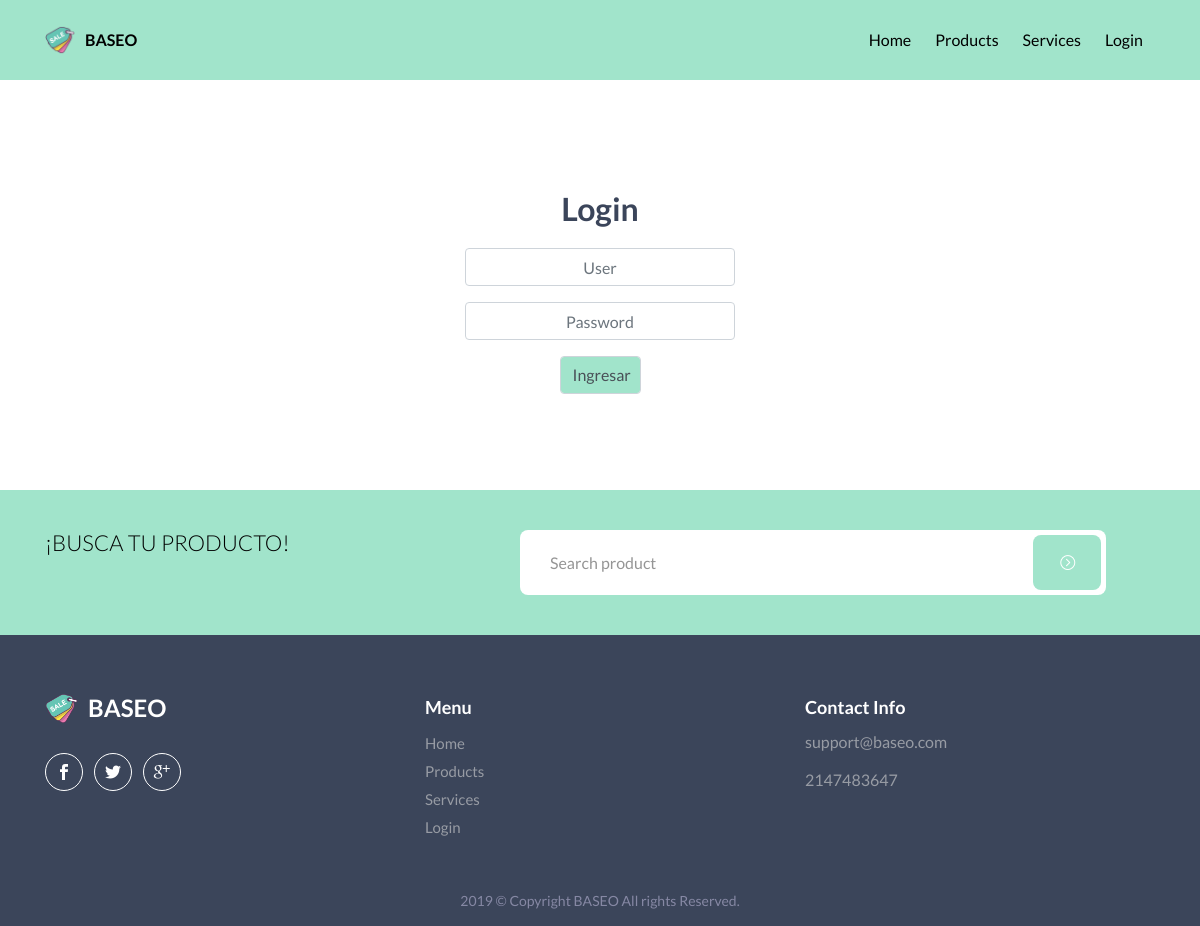
The page /index.php/login on the database its author committed.
### tables this page shows
CREATE TABLE `baseo_oficial` (
  `id` int(11) NOT NULL AUTO_INCREMENT,
  `correo_contact` varchar(100) DEFAULT NULL,
  `cel_contact` int(11) DEFAULT NULL,
  `logo` varchar(255) DEFAULT NULL,
  `nombre` varchar(60) DEFAULT NULL,
  `abreviacion` varchar(15) DEFAULT NULL,
  `nav_bg` varchar(10) DEFAULT NULL,
  `op1` varchar(30) DEFAULT NULL,
  `op2` varchar(30) DEFAULT NULL,
  `op3` varchar(30) DEFAULT NULL,
  `op4` varchar(30) DEFAULT NULL,
  `color` varchar(10) DEFAULT NULL,
  `fuente` varchar(100) DEFAULT NULL,
  `size` int(11) DEFAULT NULL,
  `search` varchar(50) DEFAULT NULL,
  `ban_1_title` varchar(255) DEFAULT NULL,
  `ban_1_text` text,
  `ban_1_url_vid` varchar(255) DEFAULT NULL,
  `ban_1_url_img` varchar(255) DEFAULT NULL,
  `ban_2_title` varchar(255) DEFAULT NULL,
  `ban_2_text` text,
  `ban_2_url_img` varchar(255) DEFAULT NULL,
  `sec_text` varchar(255) DEFAULT NULL,
  PRIMARY KEY (`id`)
);

### application/controllers/Login.php (called while the page is built, shortened)
<?php
class Login extends CI_Controller {
  function __construct(){
    $this->load->model('model_header');
    $this->load->model('model_login');
  }
  public function index()
  {
    $header['head']=$this->model_header->consultOficial(1);
    $this->load->view('header',$header);
    $this->load->view('view_Login',$header);
    $this->load->view('footer',$header);
  }
}

### index.php (called while the page is built, shortened)
<?php
require_once BASEPATH.'core/CodeIgniter.php';

### application/models/Model_header.php (called while the page is built, shortened)
<?php
class Model_header extends CI_Model {
  public function consultOficial($id){
    $sql="SELECT * FROM baseo_oficial WHERE id='$id'";
    $query=$this->db->query($sql);
    return $query->row();
  }
}

### application/views/view_login.php (the view, shortened to what this page needs)
<!DOCTYPE html>
<html lang="en">
<head>
</head>
<body data-spy="scroll" data-target=".navbar-default" data-offset="100">
  <section id="home" class="hero">
    <div class="slide-home">
      <div class="slide-item">
        <div class="container">
          <div class="row hero-padd">
            <div class="col-md-6 col-12 col-sm-6 ml-auto mr-auto">
              <div class="hero-text">
                <center><h2>Login</h2></center>
                <form action="<?= base_url(); ?>index.php/login/validar" method="post">
                  <div class="form-group">
                    <center><input style="width:50%;text-align: center" type="text" name="user" class="form-control" placeholder="User" required></center>
                  </div>
                  <div class="form-group">
                    <center><input style="width:50%;text-align: center" type="password" name="pass" class="form-control" placeholder="Password" required></center>
                  </div>
                  <div class="form-group">
                    <center><input type="submit" class="form-control" value="Ingresar" style="width:15%;background-color: <?= $head->nav_bg; ?>"></center>
                  </div>
                </form>
              </div>
            </div>
          </div>
        </div>
      </div>
    </div>
  </section>
</body>
</html>

### application/views/header.php (shortened to what this page needs)
<!DOCTYPE html>
<html lang="en" dir="ltr">
<head>
  <link rel="stylesheet" href="https://stackpath.bootstrapcdn.com/bootstrap/4.3.1/css/bootstrap.min.css">
  <link rel="stylesheet" href="<?= base_url(); ?>assets/css/bootstrap.min.css">
  <link rel="stylesheet" href="<?= base_url(); ?>assets/css/elegant-icons.css">
  <link rel="stylesheet" href="<?= base_url(); ?>assets/css/animate.css">
  <link rel="stylesheet" href="<?= base_url(); ?>assets/css/slick.css">
  <link rel="stylesheet" href="<?= base_url(); ?>assets/css/magnific-popup.css">
  <link rel="stylesheet" href="<?= base_url(); ?>assets/css/style.css">
  <link rel="stylesheet" href="<?= base_url(); ?>assets/css/responsive.css">
</head>
<body>
  <header class="navbar-header">
    <nav class="navbar navbar-expand-lg fixed-top" style="background-color:<?= $head->nav_bg; ?>">
      <div class="container" style="background-color:<?= $head->nav_bg; ?>">
        <a class="navbar-brand" href="<?= base_url(); ?>"> <img src="<?= base_url().$head->logo; ?>" alt="">
          <span style="font-size: <?= $head->size; ?>px;font-family: <?= $head->fuente; ?>;color:<?= $head->color; ?>"><?= $head->abreviacion; ?></span>
        </a>
        <div class="collapse navbar-collapse " id="navbarSupportedContent">
          <ul class="navbar-nav ml-auto" style="background-color:<?= $head->nav_bg; ?>">
            <li class="nav-item active">
              <a data-scroll="" class="nav-link section-scroll" href="<?= base_url(); ?>"><span style="font-size: <?= $head->size; ?>px;font-family: <?= $head->fuente; ?>;color:<?= $head->color; ?>"><?= $head->op1; ?></span></a>
            </li>
            <li class="nav-item">
              <a data-scroll="" class="nav-link section-scroll" href="<?= base_url(); ?>index.php/productos"><span style="font-size: <?= $head->size; ?>px;font-family: <?= $head->fuente; ?>;color:<?= $head->color; ?>"><?= $head->op2; ?></span></a>
            </li>
            <li class="nav-item">
              <a data-scroll="" class="nav-link section-scroll" href="<?= base_url(); ?>index.php/servicios"><span style="font-size: <?= $head->size; ?>px;font-family: <?= $head->fuente; ?>;color:<?= $head->color; ?>"><?= $head->op3; ?></span></a>
            </li>
            <li class="nav-item">
              <a data-scroll="" class="nav-link section-scroll" href="<?= base_url(); ?>index.php/login"><span style="font-size: <?= $head->size; ?>px;font-family: <?= $head->fuente; ?>;color:<?= $head->color; ?>"><?= $head->op4; ?></span></a>
            </li>
          </ul>
        </div>
      </div>
    </nav>
  </header>
</body>
</html>

### application/views/footer.php (shortened to what this page needs)
<!DOCTYPE html>
<html lang="en" dir="ltr">
  <head>
  </head>
  <body>
    <footer class="footer" >
      <div class="footer-warpper">
        <section class="padd-40 bg-color-2" style="background-color: <?= $head->nav_bg; ?>">
          <div class="container">
            <div class="row">
              <div class="col-md-5 col-lg-5 col-12">
                <div class="quote-bloc">
                  <p style="color:<?= $head->color; ?>"><?= $head->sec_text; ?></p>
                </div>
              </div>
              <div class="col-md-7 col-lg-7 col-12">
                <form class="form-quote">
                  <div class="form-row">
                    <div class="form-group pd-rg-0 col-md-11 col-lg-11">
                      <div class="input-icon">
                        <input type="email" class="form-control" placeholder="<?= $head->search; ?>">
                        <button class="btn btn-blue-1" style="background-color: <?= $head->nav_bg; ?> ; color: <?= $head->color; ?>"><i class="arrow_carrot-right_alt2"></i></button>
                      </div>
                    </div>
                  </div>
                </form>
              </div>
            </div>
          </div>
        </section>
        <div class="footer-top">
          <div class="container">
            <div class="footer-bottom-content clearfix">
              <div class="row">
                <div class="col-lg-4 col-md-4">
                  <div class="logo-footer">
                    <a class="navbar-brand" href="<?= base_url(); ?>"> <img src="<?= base_url().$head->logo; ?>" alt=""><span><?= $head->abreviacion; ?></span></a>
                  </div>
                  <ul class="list-social list-inline">
                    <li>
                      <a href="#">
                        <i class="social_facebook "></i>
                      </a>
                    </li>
                    <li>
                      <a href="#">
                        <i class="social_twitter "></i>
                      </a>
                    </li>
                    <li>
                      <a href="#">
                        <i class="social_googleplus "></i>
                      </a>
                    </li>
                  </ul>
                </div>
                <div class="col-lg-4 col-md-4">
                  <h5>Menu</h5>
                  <ul class="list-menu">
                    <li>
                      <a href="<?= base_url(); ?>"><?= $head->op1; ?> </a>
                    </li>
                    <li>
                      <a href="<?= base_url(); ?>index.php/productos"><?= $head->op2; ?></a>
                    </li>
                    <li>
                      <a href="<?= base_url(); ?>index.php/servicios"><?= $head->op3; ?></a>
                    </li>
                    <li>
                      <a href="<?= base_url(); ?>index.php/login"><?= $head->op4; ?></a>
                    </li>
                  </ul>
                </div>
                <div class="col-lg-4 col-md-4">
                  <h5>Contact Info</h5>
                  <ul class="list-menu contact-list">
                    <li>
                      <?= $head->correo_contact; ?>
                    </li>
                    <li>
                      <?= $head->cel_contact; ?>
                     </li>
                  </ul>
                </div>
              </div>
            </div>
          </div>
        </div>
        <div class="footer-bottom">
          <div class="container">
            <div class="row">
              <div class="col-lg-12 col-md-12 col-sm-12 col-12">
                <div class="copyright text-center">
                  <p>2019 © Copyright <?= $head->abreviacion; ?> All rights Reserved.</p>
                </div>
              </div>
            </div>
          </div>
        </div>
      </div>
    </footer>
  </body>
</html>

### assets/css/style.css (style rules this page uses)
body { font-family: 'Lato', sans-serif; font-size: 15px; font-weight: 400; line-height: 26px; overflow-x: hidden; color: #88889b; }
h1, h2, h3, h4, h5, h6 { font-family: 'Lato', sans-serif; margin-bottom: 10px; line-height: 24px; font-weight: 700; }
h2 { font-size: 32px; }
h5 { font-size: 18px; }
a { text-decoration: none; transition: all 0.4s ease; }
ul, ol { margin: 0; padding: 0; }
ul { list-style: none; }
img { max-width: 100%; height: auto; }
p { font-weight: 400; }
.bg-color-2 { background-color: #f17187; }
.padd-40 { padding-top: 40px; padding-bottom: 40px; }
.pd-rg-0 { padding-right: 0 !important; }
.btn { border-radius: 0; padding: 12px 25px; }
.btn-blue-1 { background-color: #5966d6; color: #fff !important; }
.navbar-header { z-index: 999; }
.navbar-brand { padding: 0; }
.navbar-brand img { width: 30px; margin-right: 10px; float: left; }
.navbar-brand span { color:#3b455a; font-weight: 600; font-size: 20px; }
.navbar-header .navbar { padding: 0; }
.navbar-header .navbar-nav li a { color: #3b455a; font-size: 15px; padding: 15px 12px !important; font-weight: 500; line-height: 50px; }
.hero { padding-bottom: 80px; position: relative; }
.hero-padd { padding-top: 150px; }
.hero-text { margin-top: 40px; }
.hero-text h2 { font-size: 55px; color: #3b455a; margin-bottom: 20px; line-height: 60px; font-weight: 600; }
.input-icon { position: relative; }
.input-icon button { position: absolute; right: 5px; top: 5px; height: 55px; border-radius: 8px; }
.form-quote .form-group { margin-bottom:0 }
.form-quote .form-control { padding: 12px 30px; border-radius: 8px; height: 65px; border: none; }
.form-quote .form-control::placeholder { color: #959595; }
.quote-bloc p { color: #fff; font-weight: 300; font-size: 22px; margin-bottom: 0; line-height: 26px; }
.logo-footer .navbar-brand img { width:33px; position: relative; top: -3px; }
.logo-footer a span { color:#fff; font-size: 24px; }
.list-social { position: relative; text-align: left; margin-top: 25px; }
.list-social li { display: inline-block; margin-right: 8px; }
.list-social li:last-child { margin-right: 0; }
.list-social a { color: #fff; display: inline-block; width: 38px; text-align: center; line-height: 38px; border-radius: 50%; border: 1px solid #fff; font-size: 16px; height: 38px; }
.footer-top { padding: 60px 0 40px 0; background-color: #3b455a; }
.footer-bottom { background-color: #3b455a; padding-bottom: 5px; }
.copyright { text-align: left; }
.copyright p { margin: 0px auto; padding: 0px; color: #8688a4; line-height: 40px; font-size: 14px; }
.footer-top h5 { color: #fff; font-size: 18px; }
.footer-top .list-menu a { line-height: 28px; color: rgba(213, 213, 213, 0.6); }
.contact-list li { margin-bottom: 12px; color: rgba(213, 213, 213, 0.6); font-size: 16px; }

### assets/css/responsive.css (style rules this page uses)
@media only screen and (min-width: 1024px) and (max-width: 1200px) { .hero { height: auto; padding-bottom: 80px; } }
@media only screen and (min-width: 1024px) and (max-width: 1200px) { .hero-text h2 { font-size:32px; line-height:38px; } }

### rows shown on the page
baseo_oficial: logo (picture), abreviacion "BASEO", op1 "Home", op2 "Products", op3 "Services", op4 "Login", sec_text "¡BUSCA TU PRODUCTO!", search "Search product", correo_contact "support@baseo.com", cel_contact "2147483647"
